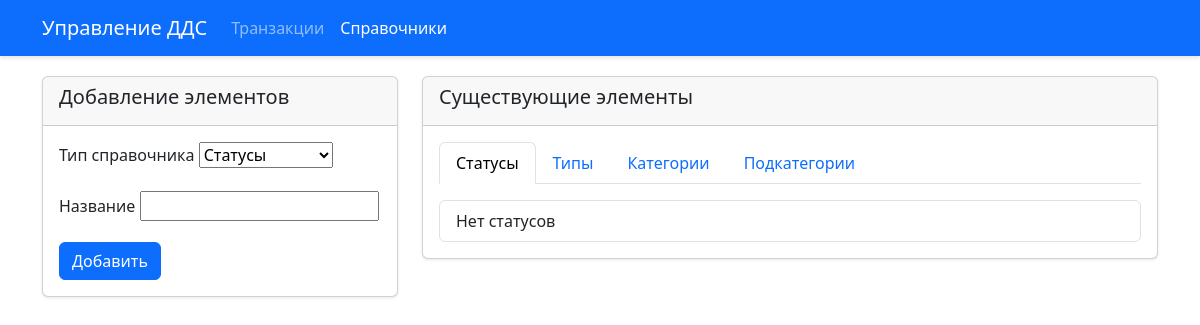
The page /references/ on the database as committed earlier.
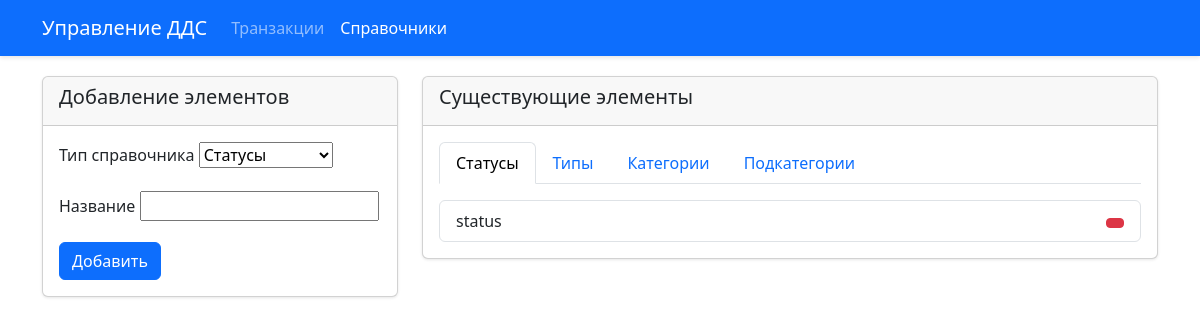
The same page on the database as committed later.
### dds/models.py (models this page shows, shortened)
class Status(models.Model):
    name = models.CharField(max_length=100, unique=True)

### dds/views.py (the view, shortened to what this page needs)
# urls.py: path('references/', ReferenceManagementView.as_view(), name='manage_references'),
class ReferenceManagementView(TemplateView):
    template_name = 'reference_management.html'
    def get_context_data(self, **kwargs):
        context = super().get_context_data(**kwargs)
        context['form'] = ReferenceForm()
        context['references'] = {
            'statuses': Status.objects.all(),
            'types': Type.objects.all(),
            'categories': Category.objects.all(),
            'subcategories': Subcategory.objects.all(),
        }
        return context

### dds/forms.py (shortened to what this page needs)
class ReferenceForm(forms.Form):
    STATUS = 'status'
    TYPE = 'type'
    CATEGORY = 'category'
    SUBCATEGORY = 'subcategory'
    REFERENCE_TYPES = (
        (STATUS, 'Статусы'),
        (TYPE, 'Типы'),
        (CATEGORY, 'Категории'),
        (SUBCATEGORY, 'Подкатегории'),
    )
    reference_type = forms.ChoiceField(choices=REFERENCE_TYPES)
    name = forms.CharField(max_length=100)
    parent = forms.ModelChoiceField(
        queryset=Category.objects.none(),
        required=False
    )
    def __init__(self, *args, **kwargs):
        super().__init__(*args, **kwargs)
        self.fields['parent'].queryset = Category.objects.all()

### dds/models.py (called while the page is built)
    def __str__(self):
        return self.name

### dds/templates/reference_management.html (shortened to what this page needs)
{% extends "base.html" %}
{% block content %}
<div class="row">
    <div class="col-md-4">
        <div class="card">
            <div class="card-header">
                <h5>Добавление элементов</h5>
            </div>
            <div class="card-body">
                <form method="post">
                    <div class="mb-3">
                        <label class="form-label">Тип справочника</label>
                        {{ form.reference_type }}
                    </div>
                    <div class="mb-3">
                        <label class="form-label">Название</label>
                        {{ form.name }}
                    </div>
                    <button type="submit" class="btn btn-primary">Добавить</button>
                </form>
            </div>
        </div>
    </div>
    <div class="col-md-8">
        <div class="card">
            <div class="card-header">
                <h5>Существующие элементы</h5>
            </div>
            <div class="card-body">
                <ul class="nav nav-tabs" id="referenceTabs" role="tablist">
                    <li class="nav-item" role="presentation">
                        <button class="nav-link active" id="status-tab" data-bs-toggle="tab"
                                data-bs-target="#status" type="button" role="tab">
                            Статусы
                        </button>
                    </li>
                    <li class="nav-item" role="presentation">
                        <button class="nav-link" id="type-tab" data-bs-toggle="tab"
                                data-bs-target="#type" type="button" role="tab">
                            Типы
                        </button>
                    </li>
                    <li class="nav-item" role="presentation">
                        <button class="nav-link" id="category-tab" data-bs-toggle="tab"
                                data-bs-target="#category" type="button" role="tab">
                            Категории
                        </button>
                    </li>
                    <li class="nav-item" role="presentation">
                        <button class="nav-link" id="subcategory-tab" data-bs-toggle="tab"
                                data-bs-target="#subcategory" type="button" role="tab">
                            Подкатегории
                        </button>
                    </li>
                </ul>
                <div class="tab-content mt-3" id="referenceTabsContent">
                    <div class="tab-pane fade show active" id="status" role="tabpanel">
                        <ul class="list-group">
                            {% for status in references.statuses %}
                            <li class="list-group-item d-flex justify-content-between align-items-center">
                                {{ status.name }}
                                <form method="post" action="{% url 'dds:delete_reference' 'status' status.id %}">
                                    <button type="submit" class="btn btn-sm btn-danger">
                                    </button>
                                </form>
                            </li>
                            {% empty %}
                            <li class="list-group-item">Нет статусов</li>
                            {% endfor %}
                        </ul>
                    </div>
                </div>
            </div>
        </div>
    </div>
</div>
{% endblock %}

### dds/templates/base.html (shortened to what this page needs)
<!DOCTYPE html>
<html lang="ru">
<head>
    <link href="https://cdn.jsdelivr.net/npm/bootstrap@5.3.0/dist/css/bootstrap.min.css" rel="stylesheet">
</head>
<body>
    <nav class="navbar navbar-expand-lg navbar-dark bg-primary">
        <div class="container">
            <a class="navbar-brand" href="{% url 'dds:transaction_list' %}">Управление ДДС</a>
            <div class="collapse navbar-collapse" id="navbarNav">
                <ul class="navbar-nav me-auto">
                    <li class="nav-item">
                        <a class="nav-link {% if request.resolver_match.url_name ==  'dds:transaction_list' %}active{% endif %}"
                           href="{% url 'dds:transaction_list' %}">
                            Транзакции
                        </a>
                    </li>
                    <li class="nav-item">
                        <a class="nav-link {% if request.resolver_match.url_name == 'manage_references' %}active{% endif %}"
                           href="{% url 'dds:manage_references' %}">
                            Справочники
                        </a>
                    </li>
                </ul>
            </div>
        </div>
    </nav>
    <div class="container">
        {% block content %}{% endblock %}
    </div>
</body>
</html>

### dds/templates/base.html (style rules this page uses)
.navbar { margin-bottom: 20px; box-shadow: 0 2px 4px rgba(0,0,0,.1); }
.card { margin-bottom: 20px; box-shadow: 0 1px 3px rgba(0,0,0,.1); }

Rows that differ between the two databases and show on the page:
added Status: name "status"
Other text that changed with them:
text no longer shown: "Нет статусов"
